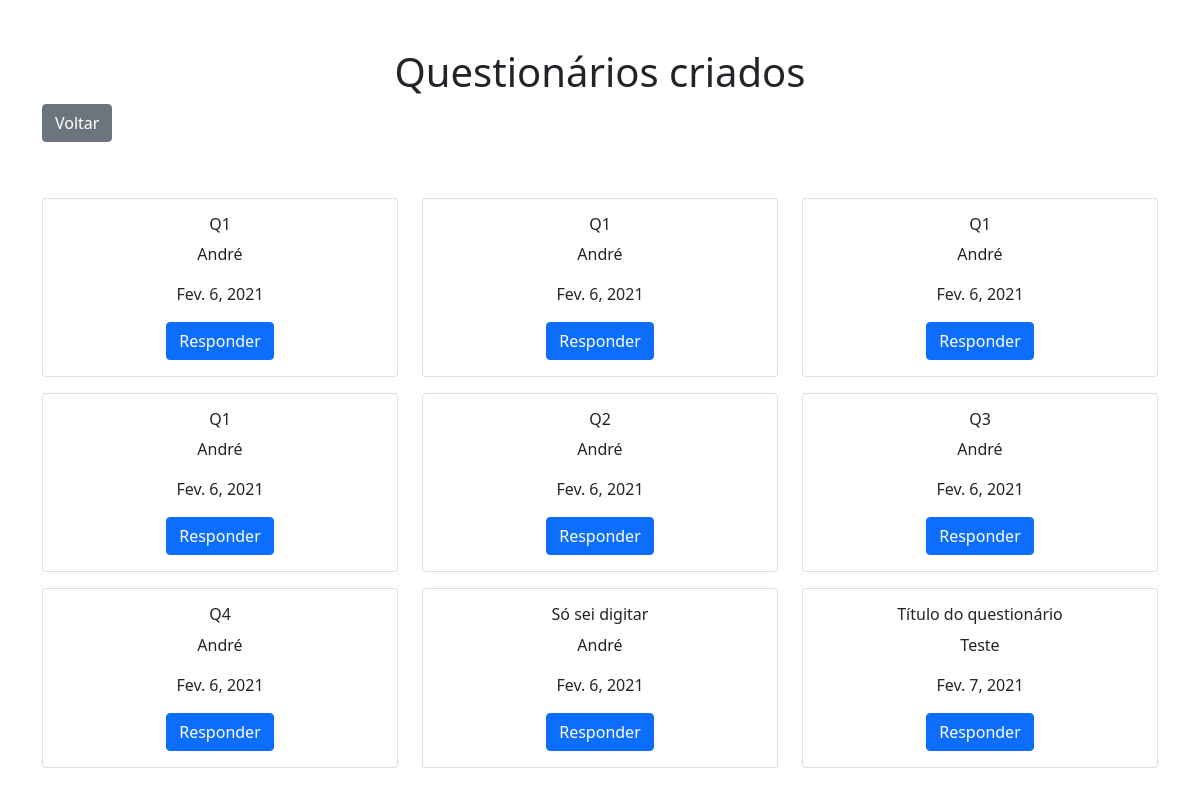
/question_list, run on the app's committed database.
### apps/questionario/models.py (models this page shows)
class Question(models.Model):
    created_at = models.DateField(default=date.today())
    user = models.CharField(max_length=50)
    title = models.CharField(max_length=255)
    questions = models.TextField(default='', help_text='As perguntas devem começar com hífen. Ex: - Cidade de origem?')

### apps/questionario/views.py (the view)
# urls.py: path('question_list', QuestionList.as_view(), name='question_list'),
class QuestionList(ListView):
    model = Question
    template_name = "question_list.html"

### templates/question_list.html (shortened to what this page needs)
{% load static %}
<!doctype html>
<html lang="en">
  <head>
    <link rel="stylesheet" href="{% static 'bootstrap.css' %}">
  </head>
  <body>
    <div class="container mt-5">
        <h1 class="text-center">Questionários criados</h1>
		<a class="btn btn-secondary" href="{% url 'index' %}">Voltar</a>
        <div class="row mt-5 mb-3">
			{% for question in object_list %}
				<div class="col-lg-4 mt-2 mb-2">
					<div class="card text-center">
						<div class="card-body">
							<h6 class="card-title">{{ question.title }}</h6>
							<p class="card-text">{{ question.user }}</p>
							<p class="card-text">{{ question.created_at }}</p>
							<a href="{% url 'answer_create' question_id=question.id %}" class="btn btn-primary">Responder</a>
						</div>
					</div>
				</div>
			{% empty %}
				No questions yet
			{% endfor %}
		</div>
  </div>
  </body>
</html>

### data on the page
Question: title "Q1", user "André", created_at "Fev. 6, 2021"
Question: title "Q1", user "André", created_at "Fev. 6, 2021"
Question: title "Q1", user "André", created_at "Fev. 6, 2021"
Question: title "Q1", user "André", created_at "Fev. 6, 2021"
Question: title "Q2", user "André", created_at "Fev. 6, 2021"
Question: title "Q3", user "André", created_at "Fev. 6, 2021"
Question: title "Q4", user "André", created_at "Fev. 6, 2021"
Question: title "Só sei digitar", user "André", created_at "Fev. 6, 2021"
Question: title "Título do questionário", user "Teste", created_at "Fev. 7, 2021"
